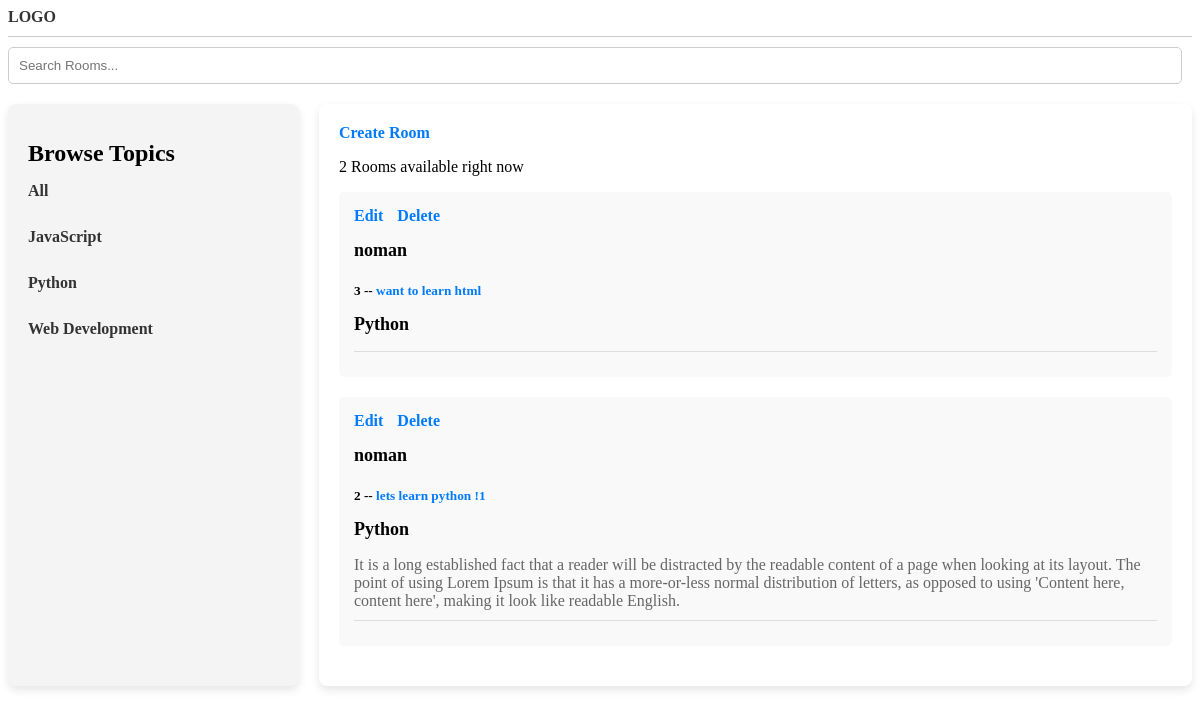
Page /?q=Python on the committed database.
### base/models.py (models this page shows, shortened)
class Topic(models.Model):
    name = models.CharField(max_length=200)
    def __str__(self):
        return self.name

class Room(models.Model):
    host = models.ForeignKey(User, on_delete= models.SET_NULL , null=True)
    topic = models.ForeignKey(Topic, on_delete= models.SET_NULL , null=True)
    name = models.CharField(max_length=200)
    description = models.TextField(null=True, blank=True)
    updated = models.DateTimeField(auto_now=True)
    created = models.DateTimeField(auto_now_add=True)
    class Meta:
        ordering = ['-updated','-created']

### base/views.py (the view)
# urls.py: path('' , views.homepage , name = 'home'),
def homepage(request):
    q = request.GET.get('q') if request.GET.get('q') != None else ''
    rooms = Room.objects.filter(
        Q(topic__name__icontains=q) |
        Q(name__icontains=q) |
        Q(description__icontains=q)
    )
    topic = Topic.objects.all()
    room_count = rooms.count()
    context = {'rooms' : rooms , 'topic':topic , 'room_count': room_count}
    return render(request, 'base/home.html', context)

### base/templates/base/home.html (shortened to what this page needs)
{% extends "main.html" %}
{% block content %}
    <div class="home-container">
        <div class="topics-column">
            <h1>Browse Topics</h1>
            <div class="topics-list">
                <a href="{% url 'home' %}">All</a><br/>
                {% for topic in topic %}
                    <a href="{% url 'home' %}?q={{topic.name}}">{{topic.name}}</a><br/>
                {% endfor %}
            </div>
        </div>
        <div class="rooms-column">
            <a href="{% url 'create-room' %}">Create Room</a>
            <p>{{room_count}} Rooms available right now</p>
            <div class="room-list">
                {% for room in rooms %}
                    <div class="room-item">
                        <a href="{% url 'update-room' room.id %}">Edit</a>
                        <a href="{% url 'delete-room' room.id %}">Delete</a>
                        <h2>{{ room.host.username }}</h2>
                        <h5>{{ room.id }} -- <a href="{% url 'room' room.id %}">{{ room.name }}</a></h5>
                        <h2>{{ room.topic }}</h2>
                        <p>{{ room.description }}</p>
                        <hr>
                    </div>
                {% endfor %}
            </div>
        </div>
    </div>
{% endblock content %}

### templates/navbar.html (style rules this page uses)
a { text-decoration: none; color: #333; font-weight: bold; }
hr { border: none; border-top: 1px solid #ccc; margin: 10px 0; }

### base/templates/base/home.html (style rules this page uses)
.home-container { display: grid; grid-template-columns: 1fr 3fr; gap: 20px; }
.topics-column { background-color: #f4f4f4; padding: 20px; border-radius: 8px; box-shadow: 0 4px 8px rgba(0, 0, 0, 0.1); }
.topics-column h1 { font-size: 24px; margin-bottom: 15px; }
.topics-list a { display: block; margin-bottom: 10px; text-decoration: none; color: #333; }
.rooms-column { padding: 20px; border-radius: 8px; box-shadow: 0 4px 8px rgba(0, 0, 0, 0.1); }
.rooms-column a { margin-right: 10px; text-decoration: none; color: #007bff; }
.room-item { background-color: #f9f9f9; border-radius: 5px; padding: 15px; margin-bottom: 20px; }
.room-item h2 { font-size: 18px; margin-bottom: 5px; }
.room-item h5 { margin-bottom: 10px; }
.room-item p { margin-bottom: 10px; color: #666; }
.room-item a { color: #007bff; text-decoration: none; }
.room-item hr { border: none; border-top: 1px solid #ddd; margin: 10px 0; }

### rows in the picture
Topic: name "JavaScript"
Topic: name "Python"
Topic: name "Web Development"
Room: host.username "noman", id "3", name "want to learn html", topic "Python"
Room: host.username "noman", id "2", name "lets learn python !1", topic "Python", description "It is a long established fact that a reader will be distracted by the readable content of a page when looking at its layout. The point of using Lorem Ipsum is that it has a more-or-less normal distribution of letters, as opposed to using 'Content here, content here', making it look like readable English."

### other values in the picture
{{ room_count }} "2"
